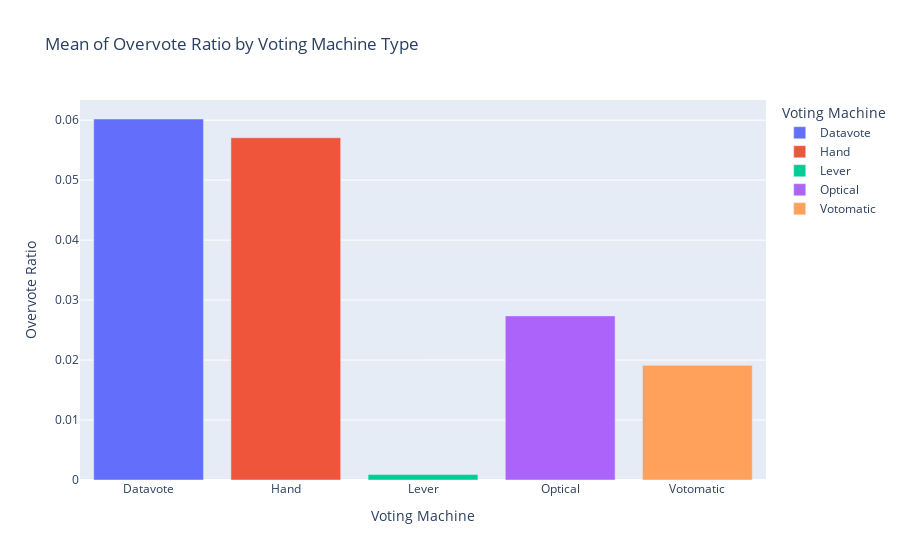

The cell this chart's notebook holds for it:
### Code cell
# visualize the overvote ratio by voting machine type
fig_overvote_ratio = px.bar(    
    df_voting_machine_overvote,
    x='VotingMachine',
    y='OvervoteRatio00',
    title='Mean of Overvote Ratio by Voting Machine Type',
    labels={'VotingMachine': 'Voting Machine', 'OvervoteRatio00': 'Overvote Ratio'},
    color='VotingMachine'
)
fig_overvote_ratio.show()

### Figure 1 — Plotly figure (JSON) as saved in the notebook; plotly's stock layout.template omitted (floating-point values rounded to 4 significant figures)
{"data": [{"hovertemplate": "Voting Machine=%{x}<br>Overvote Ratio=%{y}<extra></extra>", "legendgroup": "Datavote", "marker": {"color": "#636efa", "pattern": {"shape": ""}}, "name": "Datavote", "orientation": "v", "showlegend": true, "textposition": "auto", "type": "bar", "x": ["Datavote"], "xaxis": "x", "y": [0.06019], "yaxis": "y"}, {"hovertemplate": "Voting Machine=%{x}<br>Overvote Ratio=%{y}<extra></extra>", "legendgroup": "Hand", "marker": {"color": "#EF553B", "pattern": {"shape": ""}}, "name": "Hand", "orientation": "v", "showlegend": true, "textposition": "auto", "type": "bar", "x": ["Hand"], "xaxis": "x", "y": [0.05707], "yaxis": "y"}, {"hovertemplate": "Voting Machine=%{x}<br>Overvote Ratio=%{y}<extra></extra>", "legendgroup": "Lever", "marker": {"color": "#00cc96", "pattern": {"shape": ""}}, "name": "Lever", "orientation": "v", "showlegend": true, "textposition": "auto", "type": "bar", "x": ["Lever"], "xaxis": "x", "y": [0.0008999], "yaxis": "y"}, {"hovertemplate": "Voting Machine=%{x}<br>Overvote Ratio=%{y}<extra></extra>", "legendgroup": "Optical", "marker": {"color": "#ab63fa", "pattern": {"shape": ""}}, "name": "Optical", "orientation": "v", "showlegend": true, "textposition": "auto", "type": "bar", "x": ["Optical"], "xaxis": "x", "y": [0.02736], "yaxis": "y"}, {"hovertemplate": "Voting Machine=%{x}<br>Overvote Ratio=%{y}<extra></extra>", "legendgroup": "Votomatic", "marker": {"color": "#FFA15A", "pattern": {"shape": ""}}, "name": "Votomatic", "orientation": "v", "showlegend": true, "textposition": "auto", "type": "bar", "x": ["Votomatic"], "xaxis": "x", "y": [0.01913], "yaxis": "y"}], "layout": {"barmode": "relative", "legend": {"title": {"text": "Voting Machine"}, "tracegroupgap": 0}, "title": {"text": "Mean of Overvote Ratio by Voting Machine Type"}, "xaxis": {"anchor": "y", "categoryarray": ["Datavote", "Hand", "Lever", "Optical", "Votomatic"], "categoryorder": "array", "domain": [0, 1], "title": {"text": "Voting Machine"}}, "yaxis": {"anchor": "x", "domain": [0, 1], "title": {"text": "Overvote Ratio"}}}}
